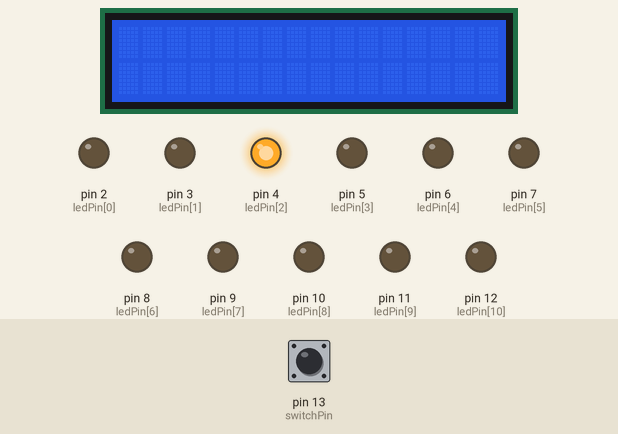
The sketch below on a simulated Arduino Mega 2560, built with avr-gcc and run on an emulated ATmega2560. On the bench: 16×2 character LCD, output pins drawn as LEDs (lit = HIGH). Inputs (shaded band) come from the test bench; at power-on: pin 13 (switchPin) HIGH. What the sketch prints to the serial monitor is not drawn.

Above: at 1.2 s.
1.3 s: pin 13 (switchPin) pulled LOW for 0.15 s
At 1.8 s:
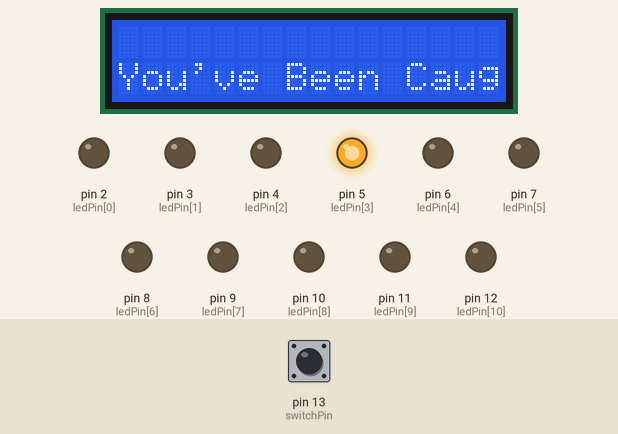
2.0 s: pin 13 (switchPin) pulled LOW for 1 s
At 3.25 s:
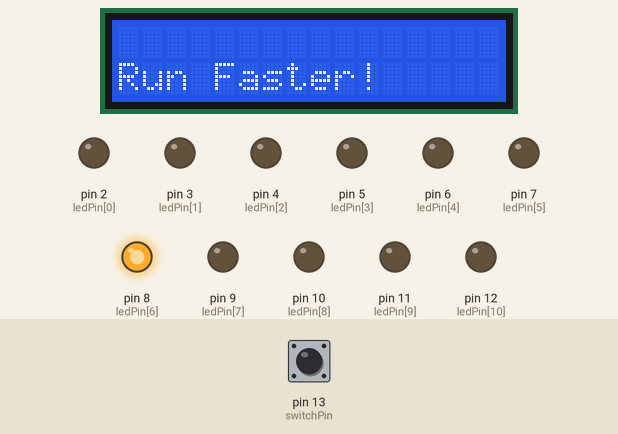
3.6 s: pin 13 (switchPin) pulled LOW for 0.15 s
At 4.1 s:
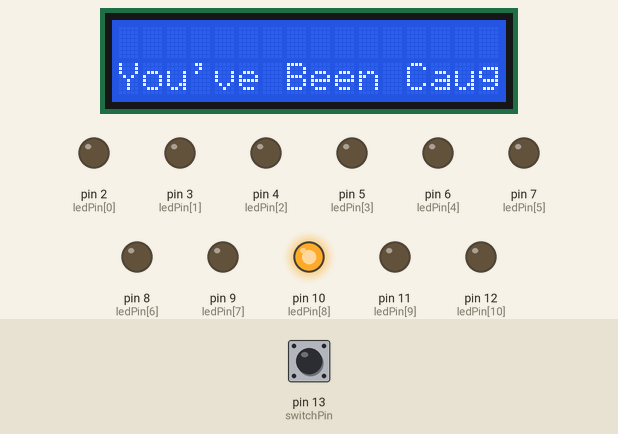
4.3 s: pin 13 (switchPin) pulled LOW for 3.2 s
At 8.3 s:
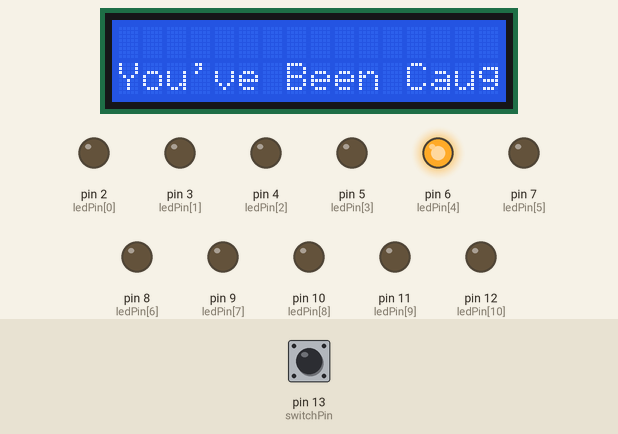
Timing chart, 0 to 9.1 s (numbered marks = the images above; inputs shaded):
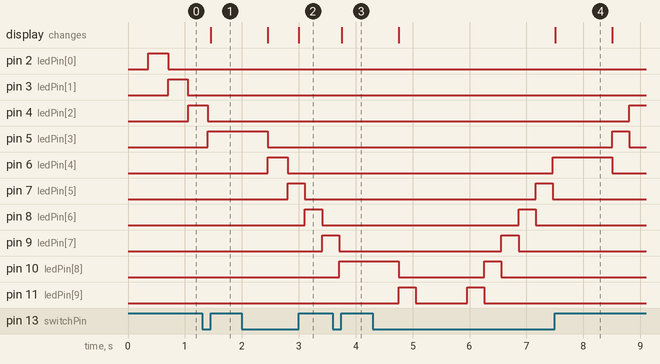

The sketch:

ellingtons_dope_ass_game_v3.ino
```cpp
byte ledPin[] = {2, 3, 4, 5, 6, 7, 8, 9, 10, 11, 12};
int ledDelay =350;
int direction = 1;
int currentLED = 0;
int switchPin = 13;
int val;
unsigned long changeTime;
int toggleState = 0;

int cLed = 0;


boolean pressing = false;

#include <LiquidCrystal.h>

LiquidCrystal lcd(47, 45, 39, 37, 35, 33);

void setup() {
  for (int x = 0; x < 11; x++) {
    pinMode (ledPin[x], OUTPUT);
  }
  changeTime = millis();
  pinMode(switchPin, INPUT);

  Serial.begin(9600);

 lcd.begin(16, 2);

}


void loop() {
  if ((millis() - changeTime) > ledDelay) {
    cLed = changeLED();
    Serial.println(cLed);
    changeTime = millis();

//    val = digitalRead(switchPin);
//    if (val == LOW) {
//      digitalWrite(ledPin, HIGH);
//    }
//    if (val == HIGH) {
//      digitalWrite(ledPin, LOW);
//      direction = 0;
//    }
  // set the cursor to column 0, line 1
  // (note: line 1 is the second row, since counting begins with 0):
  lcd.setCursor(0, 1);
  // print the number of seconds since reset:
  //lcd.print(millis() / 1000);
  }

  toggleState = digitalRead(switchPin);

  if (toggleState == LOW) {
    pressing = true;
  }

  if (toggleState == HIGH && pressing == true) {
    pressing = false;
    if (cLed == 6){
      lcd.print("Run Faster!");
      ledDelay = ledDelay - 50;
      Serial.println(ledDelay);
    }else{

      Serial.println("You've Been Caught!");
      lcd.print("You've Been Caught!");
      delay(1000);
      lcd.clear();
    }
    if (ledDelay == -50) {
      Serial.println("You've Escaped Safely!");
      delay (5000);
      ledDelay=350;

    }


  }


}

int changeLED() {
  for (int x = 0; x < 11; x++) {
    digitalWrite(ledPin[x], LOW);
  }
  digitalWrite(ledPin[currentLED], HIGH);
  currentLED += direction;

  if (currentLED == 11) {
    direction = -1;
  }
  if (currentLED == 0) {
    direction = 1;
  }
  return currentLED;


}
```

Measured:
- after the input at 1.3 s, pin 6 (ledPin[4]): stays LOW (without the input it goes to HIGH after 0.46 s); the display: changes after 0.15 s (image 1)
- after the input at 2.0 s, the display: first differs from a run without the input after 1.0 s (image 2)
- after the input at 3.6 s, pin 11 (ledPin[9]): stays LOW (without the input it goes to HIGH after 0.41 s); the display: changes after 0.15 s (image 3)
- after the input at 4.3 s, pin 2 (ledPin[0]): stays LOW (without the input it goes to HIGH after 4.4 s); pin 3 (ledPin[1]): stays LOW (without the input it goes to HIGH after 4.1 s)
- by itself, pin 12 (ledPin[10]): alternates HIGH for 0.30 s and LOW for 0.30 s, 4 changes in all, then stays LOW
- what the display in image 4 shows lasts 1.0 s, from 7.5 s to 8.5 s
